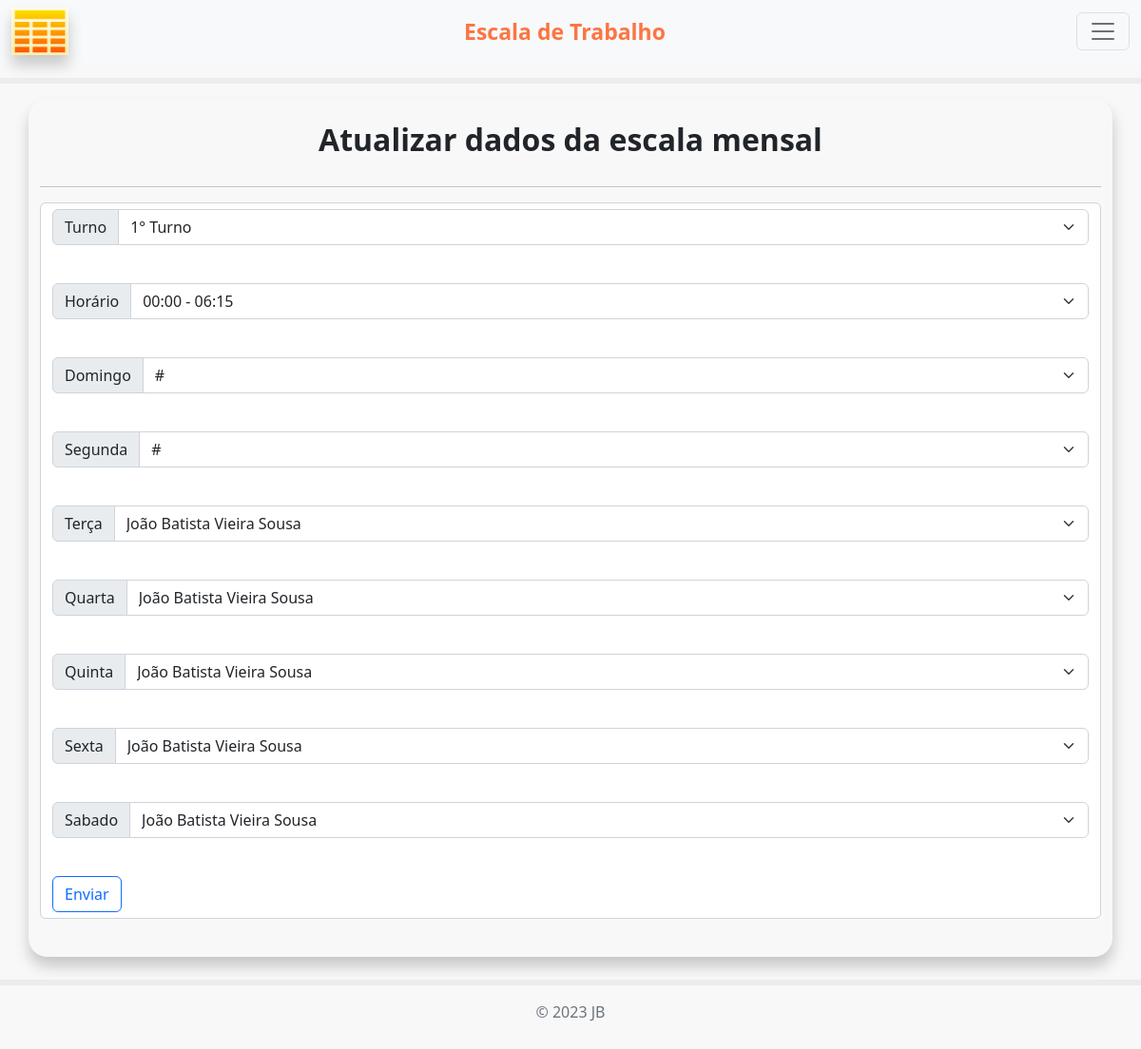
Before: /2/atualiza_escala (signed in) with the older database file.
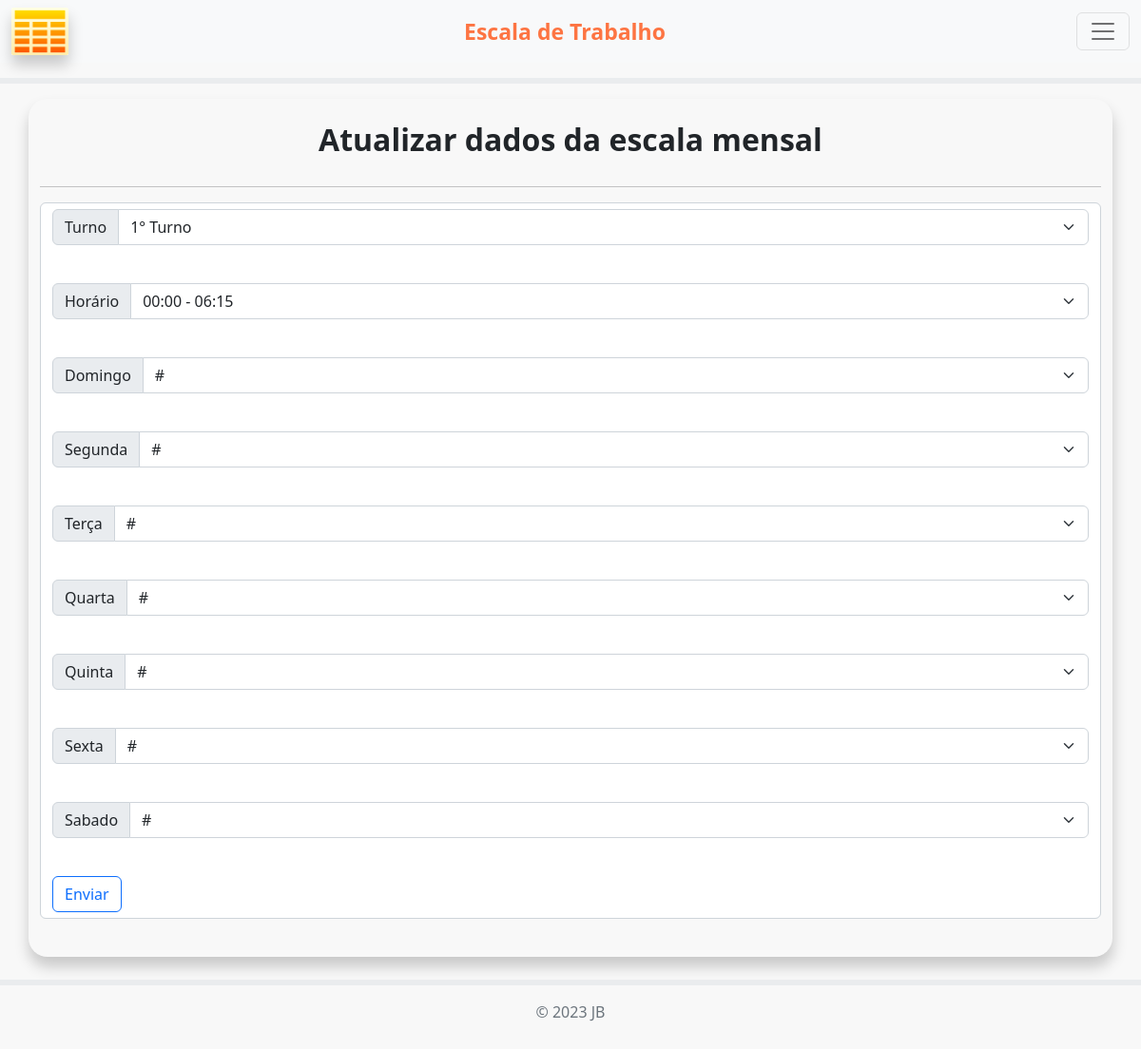
After: the same page with the newer database file.
### app.py (models this page shows, shortened)
class tb_Semana(db.Model):
    __tablename__ = "Semana 1"
    id = db.Column(db.Integer, primary_key=True, autoincrement=True, nullable=False)
    turno_db = db.Column(db.String(20))
    horario_db = db.Column(db.String(20))
    dom_db = db.Column(db.String(20))
    seg_db = db.Column(db.String(20))
    ter_db = db.Column(db.String(20))
    qua_db = db.Column(db.String(20))
    qui_db = db.Column(db.String(20))
    sex_db = db.Column(db.String(20))
    sab_db = db.Column(db.String(20))

### app.py (the view, shortened to what this page needs)
@app.route('/<int:id>/atualiza_escala', methods=["GET", "POST"])
@login_required
def atualiza_escala(id):
    linha_escala = tb_Semana.query.filter_by(id=id).first()
    page = request.args.get('page', 1, type=int)
    per_page = 50
    todos_funcionarios = tb_Funcionarios.query.paginate(page=page, per_page=per_page)
    return render_template("atualiza_escala.html", linha_escala=linha_escala, funcionarios=todos_funcionarios)

### app.py (called while the page is built)
@login_manager.user_loader  # usado para recarregar o id do usuário autenticado
def load_user(user_id):
    return User.query.filter_by(id=user_id).first()

### templates/atualiza_escala.html (shortened to what this page needs)
{% extends 'index.html' %}
{% block conteudo %}
  <div class="container" id="lista">
    <br>
    <h2>Atualizar dados da escala mensal</h2>
    <hr>
    <form action="{{url_for('atualiza_escala', id=linha_escala.id)}}" method="POST" class="form-control">
        <div class="input-group mb-3">
          <label class="input-group-text" for="Idturno_db">Turno</label>
          <select class="form-select" id="Idturno_db" name="turno_db">
            <option value="{{linha_escala.turno_db}}">{{linha_escala.turno_db}}</option>
          </select>
        </div>
        <br>
        <div class="input-group mb-3">
          <label class="input-group-text" for="Idhorario_db">Horário</label>
          <select class="form-select" id="Idhorario_db" name="horario_db">
            <option value="{{linha_escala.horario_db}}">{{linha_escala.horario_db}}</option>
          </select>
        </div>
        <br>
        <div class="input-group mb-3">
          <label class="input-group-text" for="Iddom_db">Domingo</label>
          <select class="form-select" id="Iddom_db" name="dom_db">
            <option value="{{linha_escala.dom_db}}">{{linha_escala.dom_db}}</option>
          </select>
        </div>
        <br>
        <div class="input-group mb-3">
          <label class="input-group-text" for="Idseg_db">Segunda</label>
          <select class="form-select" id="Idseg_db" name="seg_db">
            <option value="{{linha_escala.seg_db}}">{{linha_escala.seg_db}}</option>
          </select>
        </div>
        <br>
        <div class="input-group mb-3">
          <label class="input-group-text" for="Idter_db">Terça</label>
          <select class="form-select" id="Idter_db" name="ter_db">
            <option value="{{linha_escala.ter_db}}">{{linha_escala.ter_db}}</option>
          </select>
        </div>
        <br>
        <div class="input-group mb-3">
          <label class="input-group-text" for="Idqua_db">Quarta</label>
          <select class="form-select" id="Idqua_db" name="qua_db">
            <option value="{{linha_escala.qua_db}}">{{linha_escala.qua_db}}</option>
          </select>
        </div>
        <br>
        <div class="input-group mb-3">
          <label class="input-group-text" for="Idqui_db">Quinta</label>
          <select class="form-select" id="Idqui_db" name="qui_db">
            <option value="{{linha_escala.qui_db}}">{{linha_escala.qui_db}}</option>
          </select>
        </div>
        <br>
        <div class="input-group mb-3">
          <label class="input-group-text" for="Idsex_db">Sexta</label>
          <select class="form-select" id="Idsex_db" name="sex_db">
            <option value="{{linha_escala.sex_db}}">{{linha_escala.sex_db}}</option>
          </select>
        </div>
        <br>
        <div class="input-group mb-3">
          <label class="input-group-text" for="Idsab_db">Sabado</label>
          <select class="form-select" id="Idsab_db" name="sab_db">
            <option value="{{linha_escala.sab_db}}">{{linha_escala.sab_db}}</option>
          </select>
        </div>
        <br>
        <button class="btn btn-outline-primary">Enviar</button>
    </form>
    <br>
  </div>
{% endblock conteudo %}

### templates/index.html (shortened to what this page needs)
<!DOCTYPE html>
<html lang="pt-br">
<head>
  <link href="https://cdn.jsdelivr.net/npm/bootstrap@5.2.3/dist/css/bootstrap.min.css" rel="stylesheet">
  <link rel="stylesheet" href="{{url_for('static', filename='css/styles.css')}}">
</head>
<body>
<div id="page-container">
  <div id="content-wrap">
    <nav class="navbar bg-light" aria-label="Light offcanvas navbar" id="navbar">
      <div class="container-fluid">
          <img src="{{url_for('static', filename='images/tabela_icon.png')}}" alt="Entrar no sistema" class="img-fluid">
          <a class="navbar-brand" href="#">Escala de Trabalho</a>
        <button class="navbar-toggler" type="button" data-bs-toggle="offcanvas" data-bs-target="#offcanvasNavbarLight" aria-controls="offcanvasNavbarLight">
          <span class="navbar-toggler-icon"></span>
        </button>
      </div>
    </nav>
    <hr class="border border-3 opacity-50">
    <div id="pages">
      {% block conteudo %}
      {% endblock conteudo %}
    </div>
  </div>
  <footer id="footer">
    <div>
      <hr class="border border-3 opacity-50">
      <p class="text-center text-muted">&copy; 2023 JB</p>
    </div>
  </footer>
</div>
</body>
</html>

### static/css/styles.css (style rules this page uses)
h2 { text-align: center; font-weight: 700; margin-bottom: 30px }
#navbar img { width: 80px; height: 70px; border-radius: .1rem; box-shadow: .5px 10px 15px rgba(0, 0, 0, .2); }
@media (max-width: 1500px) { #navbar img { width: 60px; height: 50px; } }
#navbar a.navbar-brand { font-size: 48px; font-weight: 700; color: #fd7442; border-radius: 1rem; text-align: center; }
@media (max-width: 1500px) { #navbar a.navbar-brand { font-size: 23px; font-weight: 700; } }
body { background-color: #f8f8f8; }
#lista { border-radius: 20px; box-shadow: .5px 10px 15px rgba(0, 0, 0, .2); padding-bottom: 1rem; }
#page-container { position: relative; min-height: 100vh; }
#content-wrap { padding-bottom: 2.5rem; }
#pages { padding-bottom: 4rem; }
#footer { padding-top: 2rem; position: absolute; bottom: 0; width: 100%; height: 8rem; }

Changed rows visible on the page:
changed tb_Semana "1° Turno": ter_db "João Batista Vieira Sousa" → "#"; qua_db "João Batista Vieira Sousa" → "#"; qui_db "João Batista Vieira Sousa" → "#"; sex_db "João Batista Vieira Sousa" → "#"; sab_db "João Batista Vieira Sousa" → "#"
